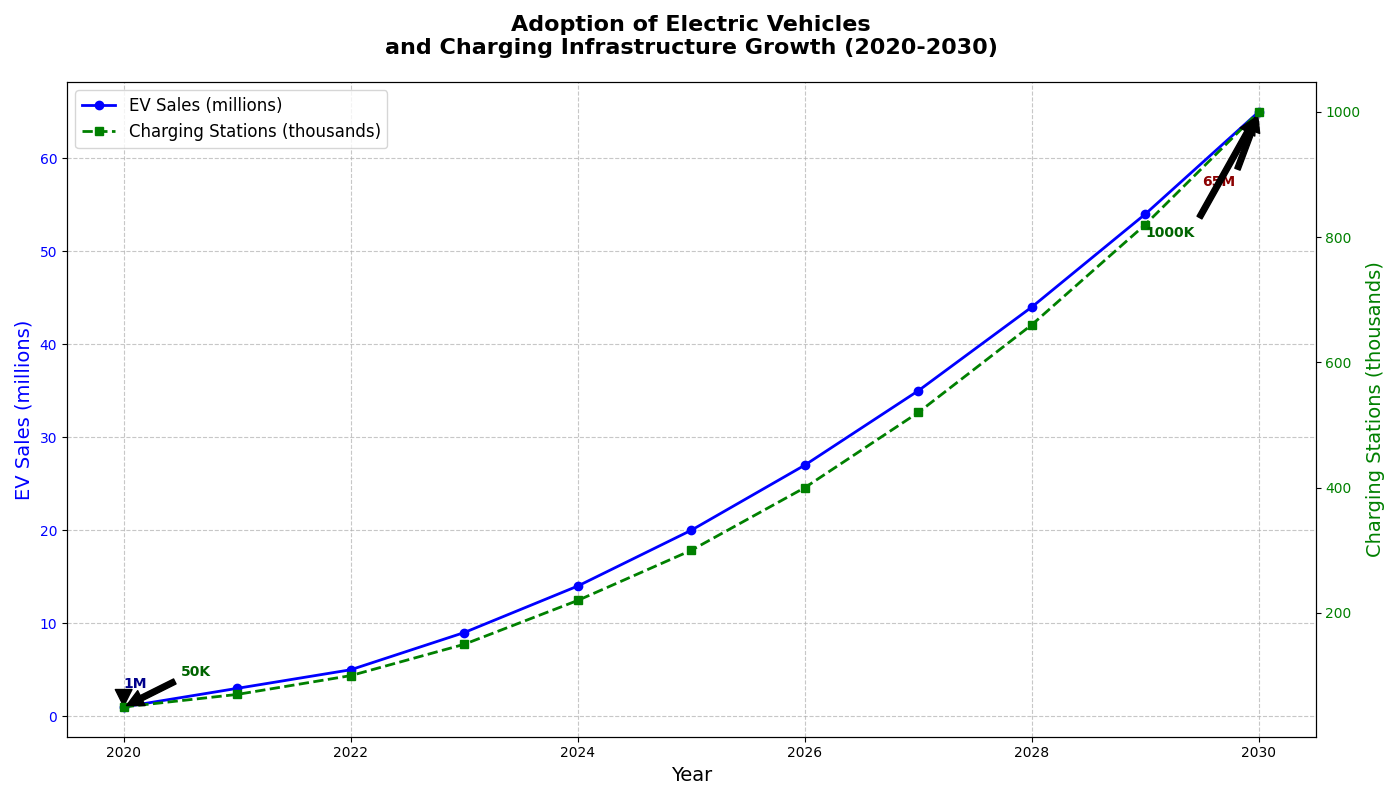

This figure's Python source:
import matplotlib.pyplot as plt
import numpy as np

# Define time periods (years)
years = np.arange(2020, 2031)

# Artificial data representing the growth in the adoption of electric vehicles (EVs)
ev_sales = [1, 3, 5, 9, 14, 20, 27, 35, 44, 54, 65] # in millions
charging_stations = [50, 70, 100, 150, 220, 300, 400, 520, 660, 820, 1000] # in thousands

# Construct backstory
# The chart shows the trend of electric vehicle adoption and the corresponding growth of charging infrastructure over the decade 2020-2030.
# The data highlights the increasing shift towards sustainable transportation solutions.

# Create the figure and axis
fig, ax1 = plt.subplots(figsize=(14, 8))

# Plot EV sales data
ax1.plot(years, ev_sales, color='blue', marker='o', linewidth=2, label='EV Sales (millions)')

# Set title and labels for the first plot
ax1.set_title("Adoption of Electric Vehicles\nand Charging Infrastructure Growth (2020-2030)", fontsize=16, fontweight='bold', pad=20)
ax1.set_xlabel("Year", fontsize=14)
ax1.set_ylabel("EV Sales (millions)", fontsize=14, color='blue')
ax1.tick_params(axis='y', labelcolor='blue')

# Add secondary y-axis for charging station count data
ax2 = ax1.twinx()
ax2.plot(years, charging_stations, color='green', marker='s', linestyle='--', linewidth=2, label='Charging Stations (thousands)')
ax2.set_ylabel("Charging Stations (thousands)", fontsize=14, color='green')
ax2.tick_params(axis='y', labelcolor='green')
    
# Add grid and legend
ax1.grid(True, linestyle='--', alpha=0.7)
lines_1, labels_1 = ax1.get_legend_handles_labels()
lines_2, labels_2 = ax2.get_legend_handles_labels()
ax1.legend(lines_1 + lines_2, labels_1 + labels_2, loc='upper left', fontsize=12)

# Annotate significant data points
ax1.annotate(f'{ev_sales[0]}M', xy=(2020, ev_sales[0]), xytext=(2020, ev_sales[0] + 2),
             arrowprops=dict(facecolor='black', shrink=0.05),
             fontsize=10, fontweight='bold', color='darkblue')

ax1.annotate(f'{ev_sales[-1]}M', xy=(2030, ev_sales[-1]), xytext=(2029.5, ev_sales[-1] - 8),
             arrowprops=dict(facecolor='black', shrink=0.05),
             fontsize=10, fontweight='bold', color='darkred')

ax2.annotate(f'{charging_stations[0]}K', xy=(2020, charging_stations[0]), xytext=(2020.5, charging_stations[0] + 50),
             arrowprops=dict(facecolor='black', shrink=0.05),
             fontsize=10, fontweight='bold', color='darkgreen')
             
ax2.annotate(f'{charging_stations[-1]}K', xy=(2030, charging_stations[-1]), xytext=(2029, charging_stations[-1] - 200),
             arrowprops=dict(facecolor='black', shrink=0.05),
             fontsize=10, fontweight='bold', color='darkgreen')

# Automatically adjust layout to prevent overlap
plt.tight_layout()

# Display the plot
plt.show()
